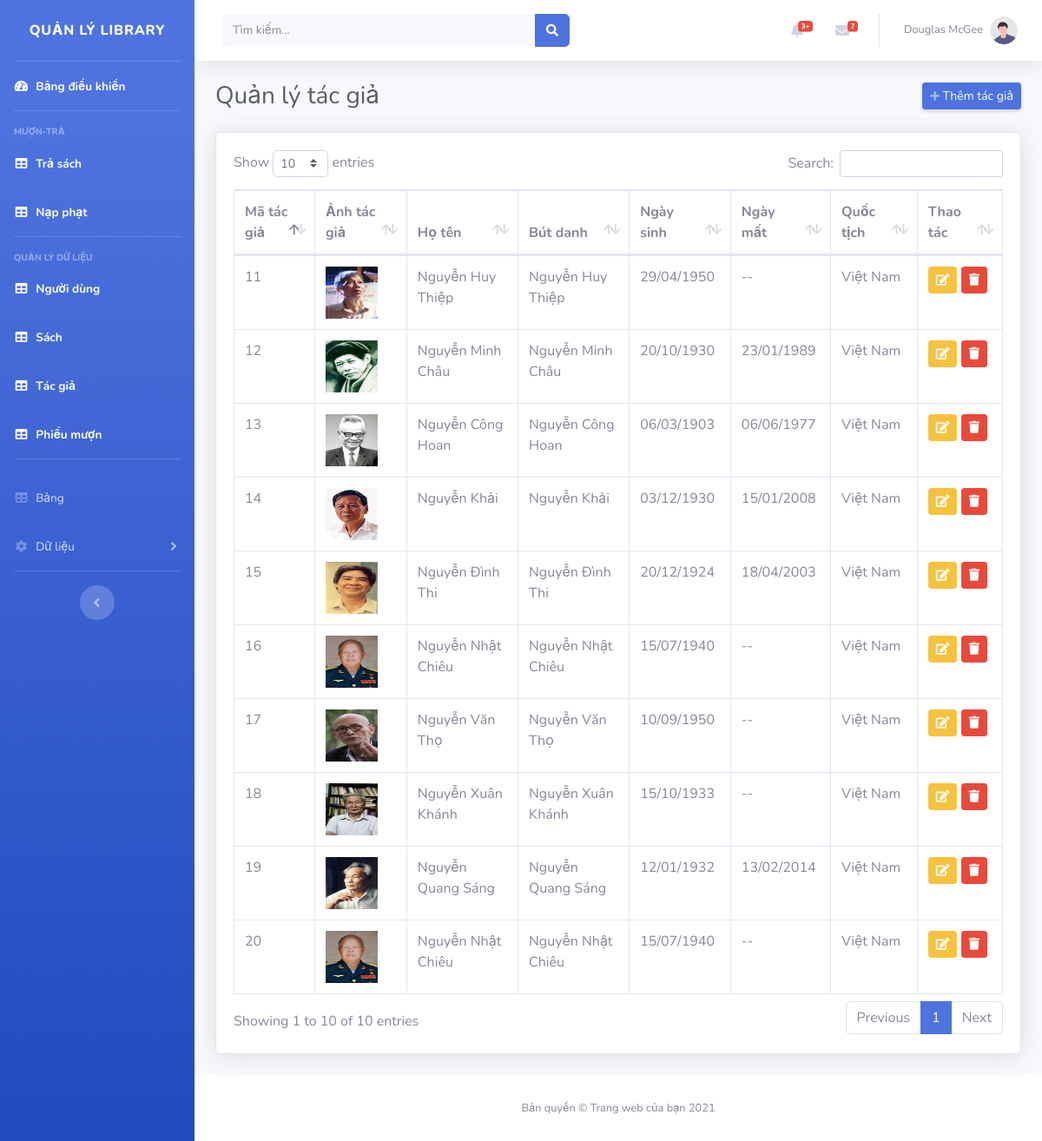
/admin/tacgia.php, run on the app's committed database.
### tables this page shows
CREATE TABLE `tac_gia` (
  `ma_tac_gia` INT NOT NULL AUTO_INCREMENT,
  `ho_ten` VARCHAR(255) NOT NULL,
  `but_danh` VARCHAR(255) DEFAULT NULL,
  `ngay_sinh` DATE DEFAULT NULL,
  `ngay_mat` DATE DEFAULT NULL,
  `quoc_tich` VARCHAR(100) DEFAULT NULL,
  `avatar_url` VARCHAR(255) DEFAULT NULL,
  `tieu_su` TEXT,
  `ghi_chu` TEXT,
  `ngay_tao` TIMESTAMP DEFAULT CURRENT_TIMESTAMP,
  `ngay_cap_nhat` TIMESTAMP DEFAULT CURRENT_TIMESTAMP ON UPDATE CURRENT_TIMESTAMP,

  PRIMARY KEY (`ma_tac_gia`)
);

### admin/app/view/tacgia.php (called while the page is built)
<?php include __DIR__ . '/table_manager/table_tacgia.php'; ?>

### admin/app/controller/xulytacgia.php (called while the page is built, shortened)
<?php
$keyword = trim($_GET['keyword'] ?? '');
require __DIR__ . '/control_danhsach_tacgia.php';
?>

### admin/app/model/model_getall_tacgia.php (called while the page is built, shortened)
<?php
function tg_get_all($conn, $keyword = '')
{
    return mysqli_query($conn, "SELECT * FROM tac_gia ORDER BY ma_tac_gia DESC");
}
?>

### admin/app/controller/control_danhsach_tacgia.php (called while the page is built)
<?php
$result = tg_get_all($conn, $keyword);
?>

### admin/app/view/table_manager/table_tacgia.php (the view, shortened to what this page needs)
<div class="container-fluid">
    <?php
        $result = $result ?? null;
    ?>
    <div class="d-sm-flex align-items-center justify-content-between mb-4">
        <h1 class="h3 mb-0 text-gray-800">Quản lý tác giả</h1>
        <button class="d-none d-sm-inline-block btn btn-sm btn-primary shadow-sm" data-toggle="modal" data-target="#addAuthorModal">
            <i class="fas fa-plus fa-sm text-white-50"></i> Thêm tác giả
        </button>
    </div>
    <div class="card shadow mb-4">
        <div class="card-body">
            <div class="table-responsive">
                <table class="table table-bordered" id="dataTable" width="100%" cellspacing="0">
                    <thead>
                        <tr>
                            <th>Mã tác giả</th>
                            <th>Ảnh tác giả</th>
                            <th>Họ tên</th>
                            <th>Bút danh</th>
                            <th>Ngày sinh</th>
                            <th>Ngày mất</th>
                            <th>Quốc tịch</th>
                            <th>Thao tác</th>
                        </tr>
                    </thead>
                    <tbody>
                        <?php if ($result && mysqli_num_rows($result) > 0): ?>
                            <?php while ($tacgia = mysqli_fetch_assoc($result)): ?>
                                <?php
                                    if (!empty($tacgia['avatar_url'])) {
                                        $avatarUrl = $tacgia['avatar_url'];
                                        if ($avatarUrl[0] === '/') {
                                            $avatarUrl = '/Quan_ly_thu_vien' . $avatarUrl;
                                        } else {
                                            $avatarUrl = '../' . ltrim($avatarUrl, '/');
                                        }
                                    } else {
                                        $avatarUrl = '/Quan_ly_thu_vien/images/author/imag-24.jpg';
                                    }
                                ?>
                                <tr>
                                    <td><?php echo (int)$tacgia['ma_tac_gia']; ?></td>
                                    <td>
                                        <img src="<?php echo htmlspecialchars($avatarUrl); ?>"
                                                alt="Ảnh tác giả"
                                                style="width: 60px; height: 60px; ">
                                    </td>
                                    <td><?php echo htmlspecialchars($tacgia['ho_ten']); ?></td>
                                    <td><?php echo htmlspecialchars($tacgia['but_danh']); ?></td>
                                    <td><?php echo !empty($tacgia['ngay_sinh']) ? date('d/m/Y', strtotime($tacgia['ngay_sinh'])) : '--'; ?></td>
                                    <td><?php echo !empty($tacgia['ngay_mat']) ? date('d/m/Y', strtotime($tacgia['ngay_mat'])) : '--'; ?></td>
                                    <td><?php echo htmlspecialchars($tacgia['quoc_tich']); ?></td>
                                    <td class="text-nowrap">
                                        <button class="btn btn-warning btn-sm" data-toggle="modal" data-target="#editAuthorModal-<?php echo (int)$tacgia['ma_tac_gia']; ?>">
                                            <i class="fas fa-edit"></i>
                                        </button>
                                        <a href="tacgia.php?delete_id=<?php echo (int)$tacgia['ma_tac_gia']; ?>" class="btn btn-danger btn-sm" onclick="return confirm('Bạn có chắc muốn xóa tác giả này?');">
                                            <i class="fas fa-trash"></i>
                                        </a>
                                    </td>
                                </tr>
                            <?php endwhile; ?>
                        <?php else: ?>
                            <tr>
                                <td colspan="8" class="text-center">Không có tác giả nào.</td>
                            </tr>
                        <?php endif; ?>
                    </tbody>
                </table>
            </div>
        </div>
    </div>
</div>

### admin/tacgia.php (shortened to what this page needs)
<?php
    require_once __DIR__ . "/app/controller/xulytacgia.php";
?>
<!DOCTYPE html>
<html lang="vi">
<head>
    <link href="vendor/fontawesome-free/css/all.min.css" rel="stylesheet" type="text/css">
    <link href="css/sb-admin-2.min.css" rel="stylesheet">
    <link href="vendor/datatables/dataTables.bootstrap4.min.css" rel="stylesheet">
</head>
<body id="page-top">
    <div id="wrapper">
        <?php include "app/view/include/sidebar.php"; ?>
        <div id="content-wrapper" class="d-flex flex-column">
            <div id="content">
                <?php include "app/view/include/topbar.php"; ?>
                <?php include "app/view/tacgia.php"; ?>
            </div>
            <?php include "app/view/include/footer.php"; ?>
        </div>
    </div>
</body>
</html>

### admin/app/view/include/sidebar.php (shortened to what this page needs)
<ul class="navbar-nav bg-gradient-primary sidebar sidebar-dark accordion" id="accordionSidebar">
    <a class="sidebar-brand d-flex align-items-center justify-content-center" href="index.php">
        <div class="sidebar-brand-text mx-3">Quản lý library</div>
    </a>
    <hr class="sidebar-divider my-0">
    <li class="nav-item active">
        <a class="nav-link" href="index.php">
            <i class="fas fa-fw fa-tachometer-alt"></i>
            <span>Bảng điều khiển</span></a>
    </li>
    <hr class="sidebar-divider">
    <div class="sidebar-heading">
        Mượn-trả
    </div>
    <li class="nav-item active">
        <a class="nav-link" href="trasach.php">
            <i class="fas fa-fw fa-table"></i>
            <span>Trả sách</span></a>
    </li>
    <li class="nav-item active">
        <a class="nav-link" href="napphat.php">
            <i class="fas fa-fw fa-table"></i>
            <span>Nạp phạt</span></a>
    </li>
    <hr class="sidebar-divider">
    <div class="sidebar-heading">
        Quản lý dữ liệu
    </div>
    <li class="nav-item active">
        <a class="nav-link" href="nguoidung.php">
            <i class="fas fa-fw fa-table"></i>
            <span>Người dùng</span></a>
    </li>
    <li class="nav-item active">
        <a class="nav-link" href="sach.php">
            <i class="fas fa-fw fa-table"></i>
            <span>Sách</span></a>
    </li>
    <li class="nav-item active">
        <a class="nav-link" href="tacgia.php">
            <i class="fas fa-fw fa-table"></i>
            <span>Tác giả</span></a>
    </li>
    <li class="nav-item active">
        <a class="nav-link" href="phieumuon.php">
            <i class="fas fa-fw fa-table"></i>
            <span>Phiếu mượn</span></a>
    </li>
    <hr class="sidebar-divider">
    <li class="nav-item">
        <a class="nav-link" href="tables.html">
            <i class="fas fa-fw fa-table"></i>
            <span>Bảng</span></a>
    </li>
    <li class="nav-item">
        <a class="nav-link collapsed" href="#" data-toggle="collapse" data-target="#collapseTwo"
            aria-expanded="true" aria-controls="collapseTwo">
            <i class="fas fa-fw fa-cog"></i>
            <span>Dữ liệu</span>
        </a>
    </li>
    <hr class="sidebar-divider d-none d-md-block">
    <div class="text-center d-none d-md-inline">
        <button class="rounded-circle border-0" id="sidebarToggle"></button>
    </div>
</ul>

### admin/app/view/include/topbar.php (shortened to what this page needs)
<nav class="navbar navbar-expand navbar-light bg-white topbar mb-4 static-top shadow " styte="background-color: #fbfbfb !important;">
    <form
        class="d-none d-sm-inline-block form-inline mr-auto ml-md-3 my-2 my-md-0 mw-100 navbar-search">
        <div class="input-group">
            <input type="text" class="form-control bg-light border-0 small" placeholder="Tìm kiếm..."
                aria-label="Tìm kiếm" aria-describedby="basic-addon2">
            <div class="input-group-append">
                <button class="btn btn-primary" type="button">
                    <i class="fas fa-search fa-sm"></i>
                </button>
            </div>
        </div>
    </form>
    <ul class="navbar-nav ml-auto">
        <li class="nav-item dropdown no-arrow mx-1">
            <a class="nav-link dropdown-toggle" href="#" id="alertsDropdown" role="button"
                data-toggle="dropdown" aria-haspopup="true" aria-expanded="false">
                <i class="fas fa-bell fa-fw"></i>
                <span class="badge badge-danger badge-counter">3+</span>
            </a>
        </li>
        <li class="nav-item dropdown no-arrow mx-1">
            <a class="nav-link dropdown-toggle" href="#" id="messagesDropdown" role="button"
                data-toggle="dropdown" aria-haspopup="true" aria-expanded="false">
                <i class="fas fa-envelope fa-fw"></i>
                <span class="badge badge-danger badge-counter">7</span>
            </a>
        </li>
        <li class="nav-item dropdown no-arrow">
            <a class="nav-link dropdown-toggle" href="#" id="userDropdown" role="button"
                data-toggle="dropdown" aria-haspopup="true" aria-expanded="false">
                <span class="mr-2 d-none d-lg-inline text-gray-600 small">Douglas McGee</span>
                <img class="img-profile rounded-circle"
                    src="img/undraw_profile.svg">
            </a>
        </li>
    </ul>
</nav>

### admin/app/view/include/footer.php
<footer class="sticky-footer bg-white">
    <div class="container my-auto">
        <div class="copyright text-center my-auto">
            <span>Bản quyền &copy; Trang web của bạn 2021</span>
        </div>
    </div>
</footer>

### data on the page
tac_gia: ma_tac_gia "20", ho_ten "Nguyễn Nhật Chiêu", but_danh "Nguyễn Nhật Chiêu", ngay_sinh "15/07/1940", quoc_tich "Việt Nam"
tac_gia: ma_tac_gia "19", shows a picture, ho_ten "Nguyễn Quang Sáng", but_danh "Nguyễn Quang Sáng", ngay_sinh "12/01/1932", ngay_mat "13/02/2014", quoc_tich "Việt Nam"
tac_gia: ma_tac_gia "18", shows a picture, ho_ten "Nguyễn Xuân Khánh", but_danh "Nguyễn Xuân Khánh", ngay_sinh "15/10/1933", quoc_tich "Việt Nam"
tac_gia: ma_tac_gia "17", shows a picture, ho_ten "Nguyễn Văn Thọ", but_danh "Nguyễn Văn Thọ", ngay_sinh "10/09/1950", quoc_tich "Việt Nam"
tac_gia: ma_tac_gia "16", ho_ten "Nguyễn Nhật Chiêu", but_danh "Nguyễn Nhật Chiêu", ngay_sinh "15/07/1940", quoc_tich "Việt Nam"
tac_gia: ma_tac_gia "15", shows a picture, ho_ten "Nguyễn Đình Thi", but_danh "Nguyễn Đình Thi", ngay_sinh "20/12/1924", ngay_mat "18/04/2003", quoc_tich "Việt Nam"
tac_gia: ma_tac_gia "14", shows a picture, ho_ten "Nguyễn Khải", but_danh "Nguyễn Khải", ngay_sinh "03/12/1930", ngay_mat "15/01/2008", quoc_tich "Việt Nam"
tac_gia: ma_tac_gia "13", shows a picture, ho_ten "Nguyễn Công Hoan", but_danh "Nguyễn Công Hoan", ngay_sinh "06/03/1903", ngay_mat "06/06/1977", quoc_tich "Việt Nam"
tac_gia: ma_tac_gia "12", shows a picture, ho_ten "Nguyễn Minh Châu", but_danh "Nguyễn Minh Châu", ngay_sinh "20/10/1930", ngay_mat "23/01/1989", quoc_tich "Việt Nam"
tac_gia: ma_tac_gia "11", shows a picture, ho_ten "Nguyễn Huy Thiệp", but_danh "Nguyễn Huy Thiệp", ngay_sinh "29/04/1950", quoc_tich "Việt Nam"
